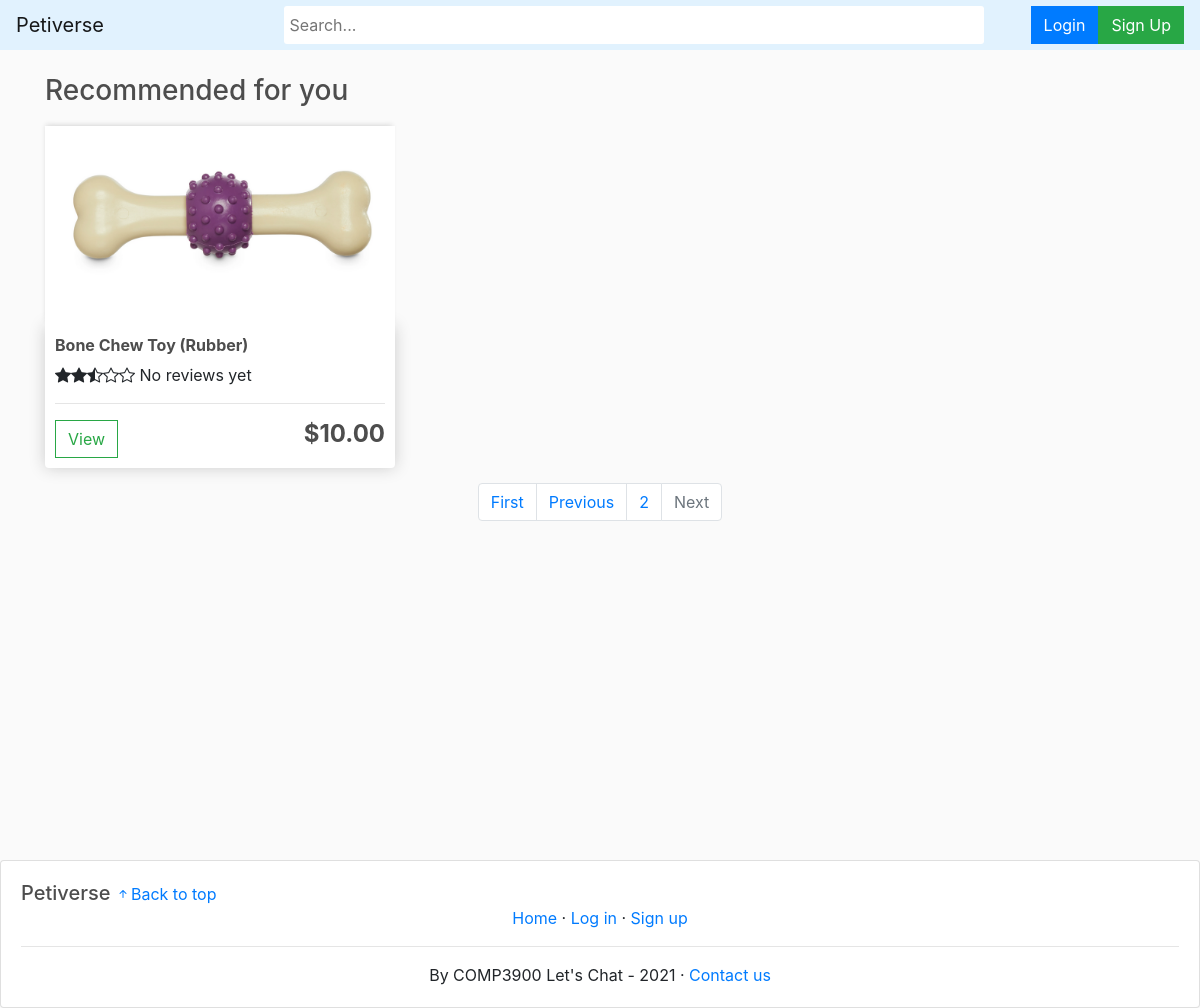
Before: /?page=2 with the older database file.
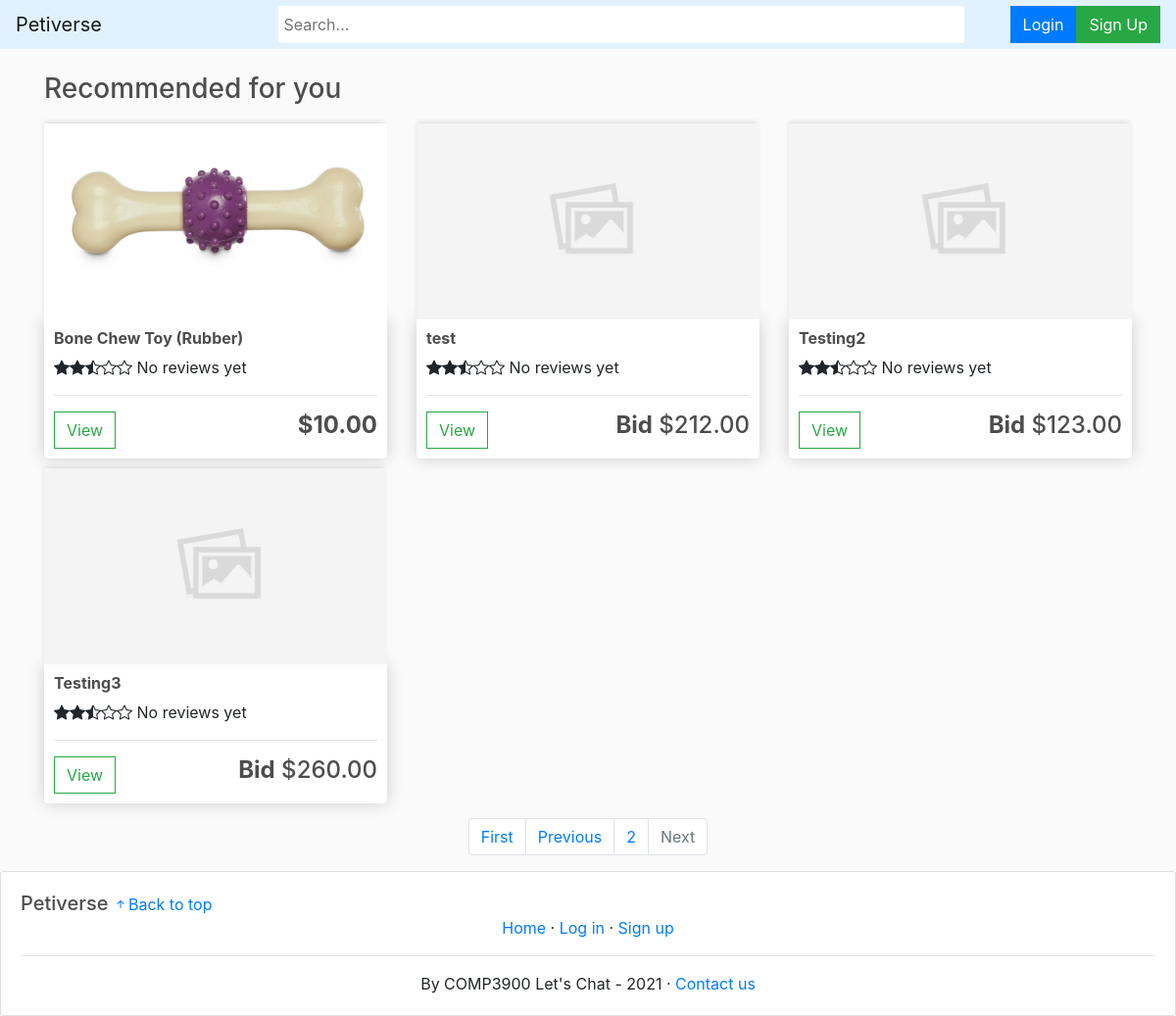
After: the same page with the newer database file.
### store/models.py (models this page shows, shortened)
class Product(models.Model):
    name = models.CharField(max_length=200)
    selling_type = models.CharField(max_length=10, choices=SELLING_CHOICES, default='sale')
    price = models.DecimalField(max_digits=30, decimal_places=2)
    starting_bid = models.DecimalField(max_digits=30, decimal_places=2, default=0)
    end_date = models.DateTimeField(default=timezone.now, blank=True, null=True)
    highest_bidder = models.ForeignKey(Customer, on_delete=models.CASCADE, null=True, blank=True, related_name='highest_bidder')
    remaining_unit = models.IntegerField()
    sold_unit = models.IntegerField(default=0)
    isAnimal = models.BooleanField(default=False,null=True, blank=True)
    description = models.TextField(max_length=1000)
    image = models.ImageField(null=True, blank=True)
    warranty = models.CharField(max_length=200, null=True)
    delivery_period = models.DurationField()
    seller = models.ForeignKey(Customer, on_delete=models.CASCADE, null=True, blank=True)
    tags = TaggableManager()
    slug_str = models.SlugField(blank=True)
    is_active = models.BooleanField(default=True)
    @property
    def imageURL(self):
        try:
            url = self.image.url
        except:
            url = no_image_url
        return url
    @property
    def avg_rating(self):
        if self.reviews.count() == 0:
            return 2.5
        else:
            return float(self.reviews.aggregate(models.Avg('rating'))['rating__avg'])

### store/views.py (the view)
# urls.py: path('', include('store.urls')),
def store(request):
    context = {}
    if request.user.is_authenticated:
        customer = request.user.customer
        cartItems = cart_items(customer)
        view_counts = ProductViewCount.objects.filter(customer=request.user.customer).order_by('-last_viewing')
        recent_products = [view_count.product for view_count in view_counts][:max_recent]
        context['customer'] = customer
    else:
        cartItems = 0
        recent_products = []
    rec = Recommender(customer=request.user.customer if request.user.is_authenticated else None)
    products = rec.get_recommended_products()
    paginator = Paginator(products, paginated_size)
    page_number = request.GET.get('page')
    paginated_products = paginator.get_page(page_number)
    context.update({'products':paginated_products, 'recent': recent_products, 'cartItems':cartItems})
    return render(request, 'store/store.html', context)

### store/recommender.py (called while the page is built, shortened)
    def get_customer_profile(self, purchase_weight=2.0):
        if not self.customer:
            return dict()

    def calculate_score(self, product, max_rating_weight=0.3, max_reviews=5, max_rating=5):
        if not self.customer:
            return product.avg_rating / max_rating

    def get_recommended_products(self, max_results=1000):
        products = Product.objects.filter(remaining_unit__gt=0, is_active=True)
        products = sorted(products, key=lambda p: self.calculate_score(p), reverse=True)
        return products[:max_results]

### store/templatetags/support_tags.py (called while the page is built)
@register.simple_tag
def check_exist_tag(customer, product):
    if isinstance(customer, Customer):
        wishlist = customer.wishlist
        return customer.wishlist.check_exist(wishlist, product)
    else:
        return False

### store/templates/store/store.html (shortened to what this page needs)
{% extends 'store/main.html' %}
{% load static %}
{% load support_tags %}
{% block content %}
	<h3>Recommended for you</h3>
	<div class="row">
		{% for product in products %}
		<div class="col-lg-4">
			<a href = "{% url 'product_page' product.slug_str %}">
				<img class="thumbnail" style="object-fit:cover;" src="{{product.imageURL}}">
			</a>
			<div class="box-element product">
				<h6><strong>{{product.name}}</strong></h6>
				<div class="star-rating-div" data-rating="{{product.avg_rating}}" data-n-reviews="{{product.reviews.count}}"></div>
				<hr>
				<a class="btn btn-outline-success" href="{% url 'product_page' product.slug_str %}">View</a>
				{% if product.selling_type == "sale" %}
					<h4 style="display: inline-block; float: right"><strong>${{product.price|floatformat:2}}</strong></h4>
				{% else %}
					<h4 style="display: inline-block; float: right"><strong>Bid</strong> ${{product.starting_bid|floatformat:2}}</h4>
				{% endif %}
			</div>
		</div>
		{% endfor %}
	</div>
	<ul class="pagination justify-content-center" style="margin-top:15px;">
		{% if products.has_previous %}
			<li class="page-item" style="outline:none;"><a class="page-link" href=?page=1>First</a></li>
			<li class="page-item" style="outline:none;"><a class="page-link" href=?page={{ products.previous_page_number }}>Previous</a></li>
		{% else %}
			<li class="page-item disabled">
				<a class="page-link" href="#" tabindex="-1" aria-disabled="true">Previous</a>
			</li>
		{% endif%}
		<li class="page-item">
			<a class="page-link" href="#" tabindex="-1" aria-disabled="true">{{products.number}}</a>
		</li>
		{% if products.has_next %}
			<li class="page-item"><a class="page-link" href=?page={{ products.next_page_number }}>Next</a></li>
		{% else %}
			<li class="page-item disabled">
				<a class="page-link" href="#" tabindex="-1" aria-disabled="true">Next</a>
			</li>
		{% endif%}
	</ul>
{% endblock content %}

### store/templates/store/main.html (shortened to what this page needs)
<!DOCTYPE html>
{% load static %}
<html>
<head>
	<link rel="stylesheet" href="https://stackpath.bootstrapcdn.com/bootstrap/4.4.1/css/bootstrap.min.css">
	<link rel="stylesheet" type="text/css" href="{% static 'css/main.css' %}">
</head>
<body>
	<nav class="navbar sticky-top navbar-expand-lg navbar-light bg-light" style="padding-top:5px;padding-bottom:5px;">
		<a class="navbar-brand" href="{% url 'store' %}">Petiverse</a>
		<div class="mx-auto order-1">
	        <form action="{% url 'search_result' %}" method="get">
	        	<input class="search_bar"  name = "q" type="text" placeholder="Search...", style="border-radius:3px !important; border:none; min-height:38px !important; padding-left:5px;">
	        </form>
		</div>
		<div class="navbar-collapse collapse w-100 order-2 dual-collapse2">
			<ul class="navbar-nav ml-auto">
				{% if request.user.is_authenticated %}
				<li class="nav-item">
					<a class="btn" href="{% url 'cart' %}"><i class="bi-cart" style="font-size:22px;"></i> <span class="badge badge-pill badge-danger">{{cartItems}}</span></a>
				</li>
				{% else %}
				<li class="nav-item" style="margin-left:5px; align-self:center;">
					<a href="/login" class="btn btn-primary">Login</a>
				</li>
				<li class="nav-item"style="align-self:center;">
					<a href="/signup" class="btn btn-success">Sign Up</a>
				</li>
				{% endif %}
			</ul>
		</div>
	</nav>
     <div class="container">
            <br>
            {% block content %}
            {% endblock content %}
         </div>
	<footer class="card">
		<div>
			<h5 style="display:inline;">Petiverse</h5>
			<a href="#" style="display:inline;"><i class="bi-arrow-up-short"></i>Back to top</a>
		</div>
		<div style="text-align:center;">
			<a href="/">Home</a>
			&middot
			{% if request.user.is_authenticated %}
				<a href="{% url 'cart' %}">Cart</a>
				&middot
				<a href="{% url 'new_product' %}">New listing</a>
				&middot
				<a href="{% url 'my_listings' %}">My listings</a>
				&middot
				<a href="{% url 'purchase_history' %}">Purchase history</a>
				&middot
				<a href="{% url 'user_profile' %}">Profile</a>
				&middot
				<a href="{% url 'logout' %}">Log out</a>
			{% else %}
				<a href="{% url 'login' %}">Log in</a>
				&middot
				<a href="{% url 'signup' %}">Sign up</a>
			{% endif %}
		</div>
		<hr>
		<div style="text-align:center;">
			By COMP3900 Let's Chat - 2021
			&middot
			<a href="mailto:unswcomp3900@gmail.com">Contact us</a>
		</div>
	</footer>
</body>
</html>

### static/css/main.css (style rules this page uses)
body { background-color: hsl(0, 0%, 98%); }
h1, h2, h3, h4, h5, h6 { color: hsl(0, 0%, 30%); }
footer { padding: 20px; margin-top: 10px; justify-content: center; position: absolute; width: 100%; }
.container { min-height: 100vh; position: relative; }
.box-element { box-shadow: hsl(0, 0%, 80%) 0 0 16px; background-color: #fff; border-radius: 4px; padding: 10px; }
.thumbnail { width: 100%; height: 200px; -webkit-box-shadow: -1px -3px 5px -2px rgba(214, 214, 214, 1); -moz-box-shadow: -1px -3px 5px -2px rgba(214, 214, 214, 1); box-shadow: -1px -3px 5px -2px rgba(214, 214, 214, 1); transition: 0.1s all ease-in-out; }
.product { border-radius: 0 0 4px 4px; }
.bg-light { background-color: #e1f2fe!important; }
.search_bar { width: 700px; margin-right: 35px; }
.col-lg-4, .col-lg-6, .col-lg-8, .col-lg-12 { margin-top: 10px; }
.btn { border-radius: 0; }
:root { --color: #AA8F66; }

Changed rows visible on the page:
added Product: name "test", starting_bid "212.00"
added Product: name "Testing2", starting_bid "123.00"
added Product: name "Testing3", starting_bid "260.00"
